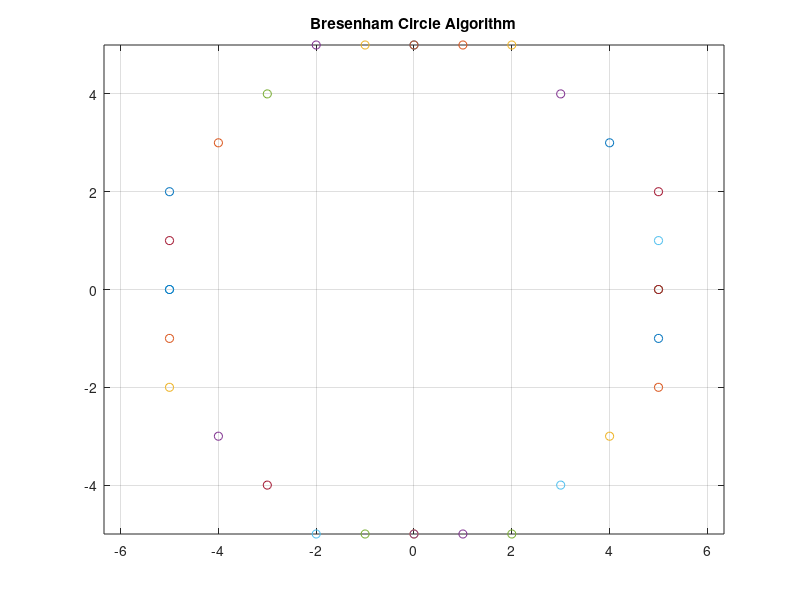

Here is the MATLAB script that generated this plot:
clc; clear; close all;

r = 5;
xc = 0; yc = 0;

x = 0;
y = r;
d = 3 - 2*r;

while x <= y
    plot(xc+x, yc+y,'o'); hold on;
    plot(xc-x, yc+y,'o');
    plot(xc+x, yc-y,'o');
    plot(xc-x, yc-y,'o');
    plot(xc+y, yc+x,'o');
    plot(xc-y, yc+x,'o');
    plot(xc+y, yc-x,'o');
    plot(xc-y, yc-x,'o');
    
    if d < 0
        d = d + 4*x + 6;
    else
        d = d + 4*(x-y) + 10;
        y = y - 1;
    end
    x = x + 1;
end

axis equal; grid on;
title('Bresenham Circle Algorithm');
